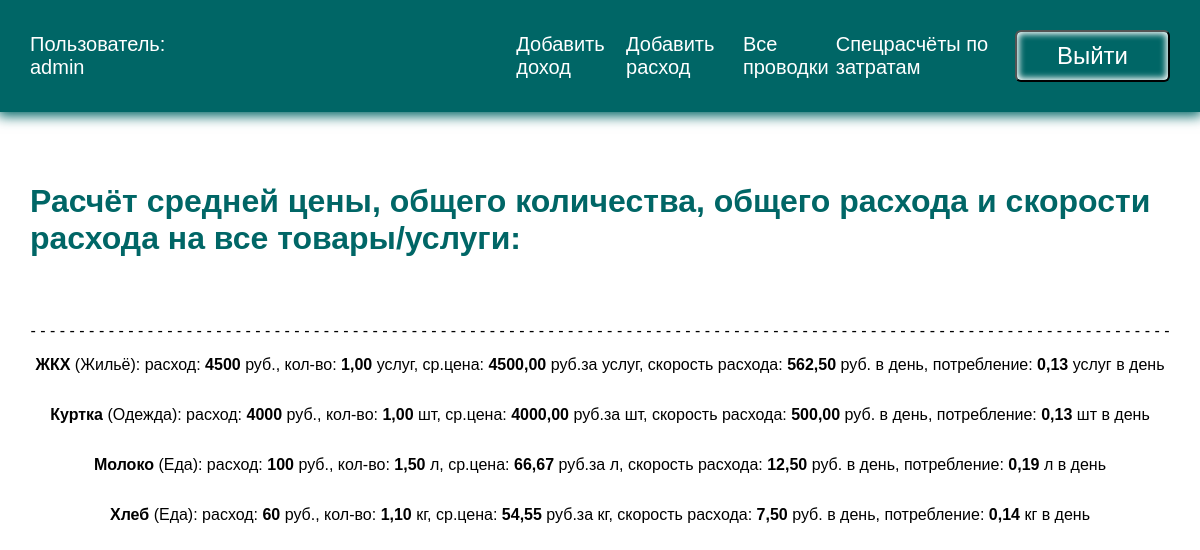
/specialcalculation2/ (signed in), run on the app's committed database.
### transaction/models.py (models this page shows, shortened)
class Meter(models.Model):
    name = models.CharField(max_length=200)

class ExpenditureTransaction(models.Model):
    date = models.DateField(blank=False, verbose_name='Дата расхода')
    category = models.ManyToManyField('Category', blank=True, verbose_name='Категория расхода')
    name = models.CharField(blank=True, max_length=200, verbose_name='Наименование расхода')
    description = models.TextField(null=True, blank=True, verbose_name='Описание расхода')
    meter = models.ManyToManyField('Meter', blank=True, verbose_name='Единица измерения товара/услуги')
    quantity = models.DecimalField(null=True, max_digits=20, decimal_places=2, verbose_name='Количество измерителя')
    price = models.DecimalField(null=True, max_digits=20, decimal_places=2, verbose_name='Цена за единицу измерения')

### transaction/views.py (the view)
# urls.py: path('specialcalculation2/', views.specialcostcalculation2, name='specialcalculation2'),
@login_required
def specialcostcalculation2(request):
    multidash = '- ' * 117
    oldest_date_pro = ProfitableTransaction.objects.aggregate(Min('date'))['date__min']
    if not oldest_date_pro:
        return 0
    delta_date_pro = (date.today() - oldest_date_pro).days + 1
    oldest_date_exp = ExpenditureTransaction.objects.aggregate(Min('date'))['date__min']
    if not oldest_date_exp:
        return 0
    delta_date_exp = (date.today() - oldest_date_exp).days + 1
    delta_days = [delta_date_pro, delta_date_exp]
    maxdeltadays = max(delta_days)
    queryset = ExpenditureTransaction.objects.values('name').annotate(totalexp=Sum(F('quantity') * F('price')),
                                                                      averpr=Sum(F('quantity') * F('price')) / Sum('quantity'),
                                                                      totalquant=Sum('quantity'), meter=F('meter__name'),
                                                                      categories=F('category__name')
                                                                       ).order_by()
    for item in queryset:
        item['consumptionrate'] = item['totalquant'] / maxdeltadays
        item['speedexp'] = item['totalexp'] / maxdeltadays
    context = {'queryset': queryset, 'multidash': multidash}
    return render(request, 'transaction/specialcalculation2.html', context)

### transaction/templates/transaction/specialcalculation2.html (shortened to what this page needs)
{% extends 'transaction/base.html' %}
{% block content %}
<h1>Расчёт средней цены, общего количества, общего расхода и скорости расхода на все товары/услуги:</h1>
{{ multidash }}
{% for item in queryset %}
    <p><b>{{ item.name }}</b> ({{ item.categories }}): расход: <b>{{ item.totalexp }}</b> руб., кол-во: <b>{{ item.totalquant | floatformat:2 }}</b> {{ item.meter }},
        ср.цена: <b>{{ item.averpr | floatformat:2 }}</b> руб.за {{ item.meter }}, скорость расхода: <b>{{ item.speedexp | floatformat:2 }}</b> руб. в день,
        потребление: <b>{{ item.consumptionrate | floatformat:2 }}</b> {{ item.meter }} в день </p>
{% endfor %}
{% endblock %}

### transaction/templates/transaction/base.html (shortened to what this page needs)
<!DOCTYPE html>
{% load static %}
<html lang="en">
<head>
    <link rel="stylesheet" href="{% static 'css/style.css' %}">
</head>
<body>
    <div class="menu">
        <div class="wrap">
            {% if user.is_authenticated %}
            <ul>
                <li class="logo" ><a href="">Пользователь: {{ user.username }}</a></li>
                <li><a href="{% url 'createpro' %}">Добавить доход</a></li>
                <li><a href="{% url 'createexp' %}">Добавить расход</a></li>
                <li><a href="{% url 'recorded' %}">Все проводки</a></li>
                <li><a href="{% url 'special_cost_calculations' %}">Спецрасчёты по затратам</a></li>
                <li>
                    <form action="{% url 'logout' %}" method="post">
                        <button class="btn bottom">Выйти</button>
                    </form>
                </li>
            </ul>
            {% else %}
            <ul>
                <li><a href="{% url 'signup' %}">Зарегистрироваться</a></li>
                <li><a href="{% url 'login' %}">Войти</a></li>
            </ul>
            {% endif %}
        </div>
    </div>
    <div class="content">
        <div class="wrap">
            {% block content %}
            {% endblock %}
        </div>
    </div>
</body>
</html>

### transaction/static/css/style.css (style rules this page uses)
body { margin: 0; padding: 0; font-family: Arial, Helvetica, sans-serif; }
.wrap { max-width: 1200px; margin: 0 auto; padding: 10px 30px; box-sizing: border-box; }
.menu { background: #006666; box-shadow: 0 2px 12px 2px #006666; }
ul { list-style: none; padding: 0; }
.menu ul { display: flex; justify-content: space-between; align-items: center; font-size: 20px; }
.menu .logo { margin-right: 30%; color: #fff; }
a { text-decoration: none; }
.menu a { color: #fff; }
.content .wrap { display: flex; flex-direction: column; align-items: center; justify-content: center; margin-top: 40px; }
h1, h2 { color: #006666; }
.btn { background: #006666; color: #fff; }
.bottom { margin-top: 0; }
button { border-radius: 6px; box-shadow: inset 0 0 6px 2px #fff; padding: 10px 40px; margin-top: 40px; font-size: 24px; cursor: pointer; }

### data on the page
Meter: name "ЖКХ", categories "Жильё", totalexp "4500", totalquant "1,00", meter "услуг", averpr "4500,00", speedexp "562,50", consumptionrate "0,13"
ExpenditureTransaction: name "Куртка", categories "Одежда", totalexp "4000", totalquant "1,00", meter "шт", averpr "4000,00", speedexp "500,00", consumptionrate "0,13"

### other printed values
{{ user.username }} "admin"
{{ item.name }} "Молоко" "Хлеб"
{{ item.categories }} "Еда" "Еда"
{{ item.totalexp }} "100" "60"
{{ item.totalquant | floatformat:2 }} "1,50" "1,10"
{{ item.meter }} "л" "кг"
{{ item.averpr | floatformat:2 }} "66,67" "54,55"
{{ item.speedexp | floatformat:2 }} "12,50" "7,50"
{{ item.consumptionrate | floatformat:2 }} "0,19" "0,14"
